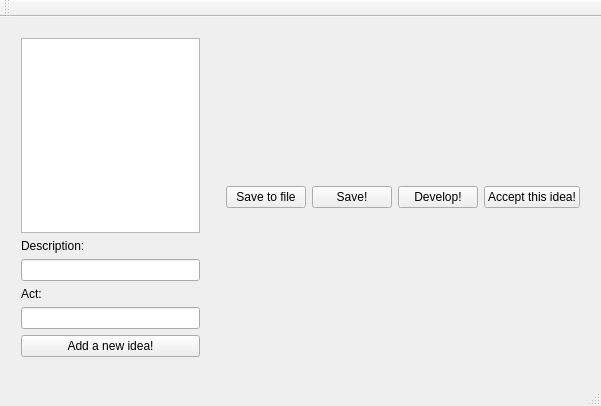
<?xml version="1.0" encoding="UTF-8"?>
<ui version="4.0">
 <class>PracticalExamClass</class>
 <widget class="QMainWindow" name="PracticalExamClass">
  <property name="geometry">
   <rect>
    <x>0</x>
    <y>0</y>
    <width>601</width>
    <height>406</height>
   </rect>
  </property>
  <property name="windowTitle">
   <string>PracticalExam</string>
  </property>
  <widget class="QWidget" name="centralWidget">
   <widget class="QWidget" name="horizontalLayoutWidget">
    <property name="geometry">
     <rect>
      <x>10</x>
      <y>10</y>
      <width>581</width>
      <height>341</height>
     </rect>
    </property>
    <layout class="QHBoxLayout" name="horizontalLayout">
     <item>
      <layout class="QVBoxLayout" name="verticalLayout">
       <item>
        <widget class="QListWidget" name="ideasList"/>
       </item>
       <item>
        <widget class="QLabel" name="descriptionLabel">
         <property name="text">
          <string>Description:</string>
         </property>
        </widget>
       </item>
       <item>
        <widget class="QLineEdit" name="descriprtionEdit"/>
       </item>
       <item>
        <widget class="QLabel" name="actLabel">
         <property name="text">
          <string>Act:</string>
         </property>
        </widget>
       </item>
       <item>
        <widget class="QLineEdit" name="actEdit"/>
       </item>
       <item>
        <widget class="QPushButton" name="addButton">
         <property name="text">
          <string>Add a new idea!</string>
         </property>
        </widget>
       </item>
      </layout>
     </item>
     <item>
      <spacer name="verticalSpacer">
       <property name="orientation">
        <enum>Qt::Vertical</enum>
       </property>
       <property name="sizeHint" stdset="0">
        <size>
         <width>20</width>
         <height>40</height>
        </size>
       </property>
      </spacer>
     </item>
     <item>
      <widget class="QPushButton" name="saveToFileButton">
       <property name="text">
        <string>Save to file</string>
       </property>
      </widget>
     </item>
     <item>
      <widget class="QPushButton" name="saveButton">
       <property name="text">
        <string>Save!</string>
       </property>
      </widget>
     </item>
     <item>
      <widget class="QPushButton" name="developButton">
       <property name="text">
        <string>Develop!</string>
       </property>
      </widget>
     </item>
     <item>
      <widget class="QPushButton" name="acceptButton">
       <property name="text">
        <string>Accept this idea!</string>
       </property>
      </widget>
     </item>
    </layout>
   </widget>
  </widget>
  <widget class="QMenuBar" name="menuBar">
   <property name="geometry">
    <rect>
     <x>0</x>
     <y>0</y>
     <width>601</width>
     <height>21</height>
    </rect>
   </property>
  </widget>
  <widget class="QToolBar" name="mainToolBar">
   <attribute name="toolBarArea">
    <enum>TopToolBarArea</enum>
   </attribute>
   <attribute name="toolBarBreak">
    <bool>false</bool>
   </attribute>
  </widget>
  <widget class="QStatusBar" name="statusBar"/>
 </widget>
 <layoutdefault spacing="6" margin="11"/>
 <resources>
  <include location="practicalexam.qrc"/>
 </resources>
 <connections/>
</ui>
